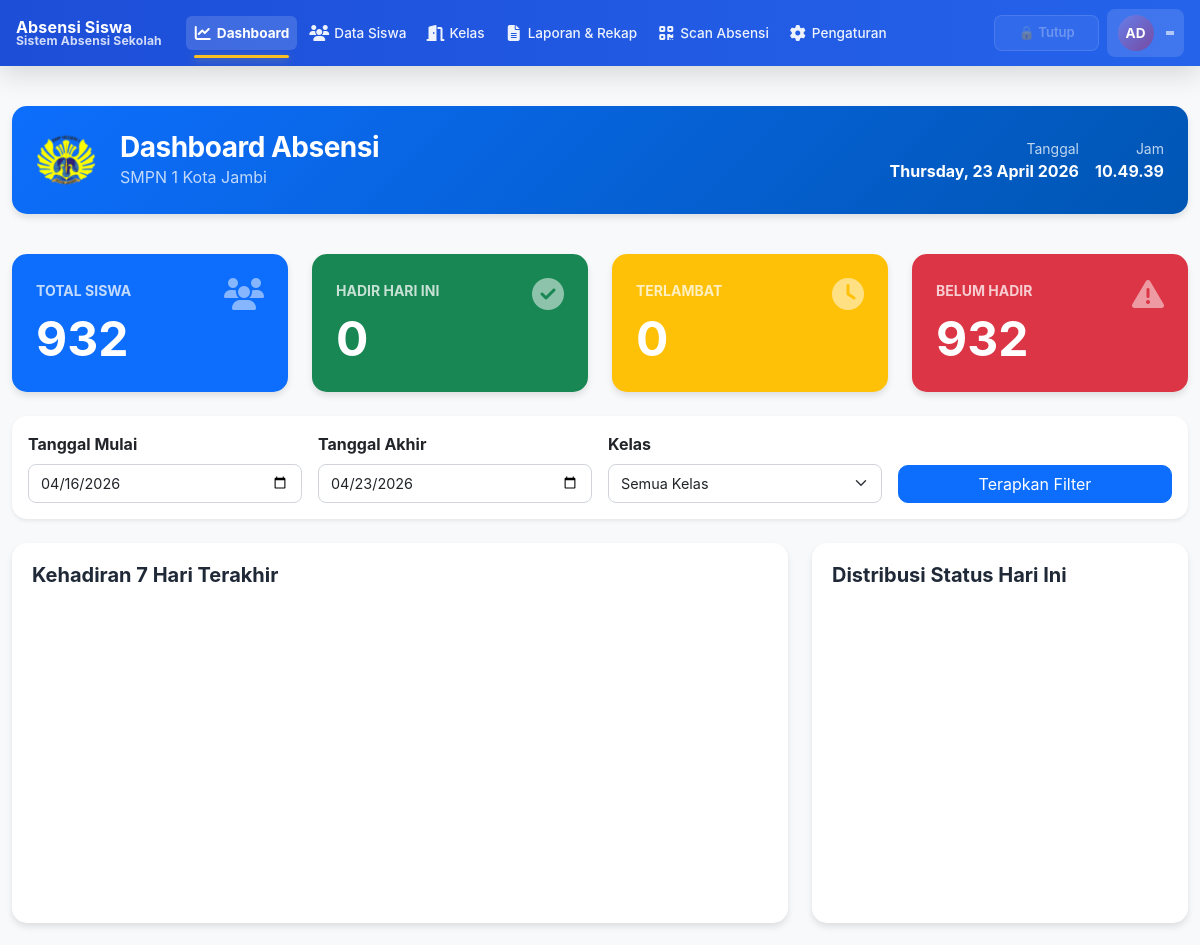
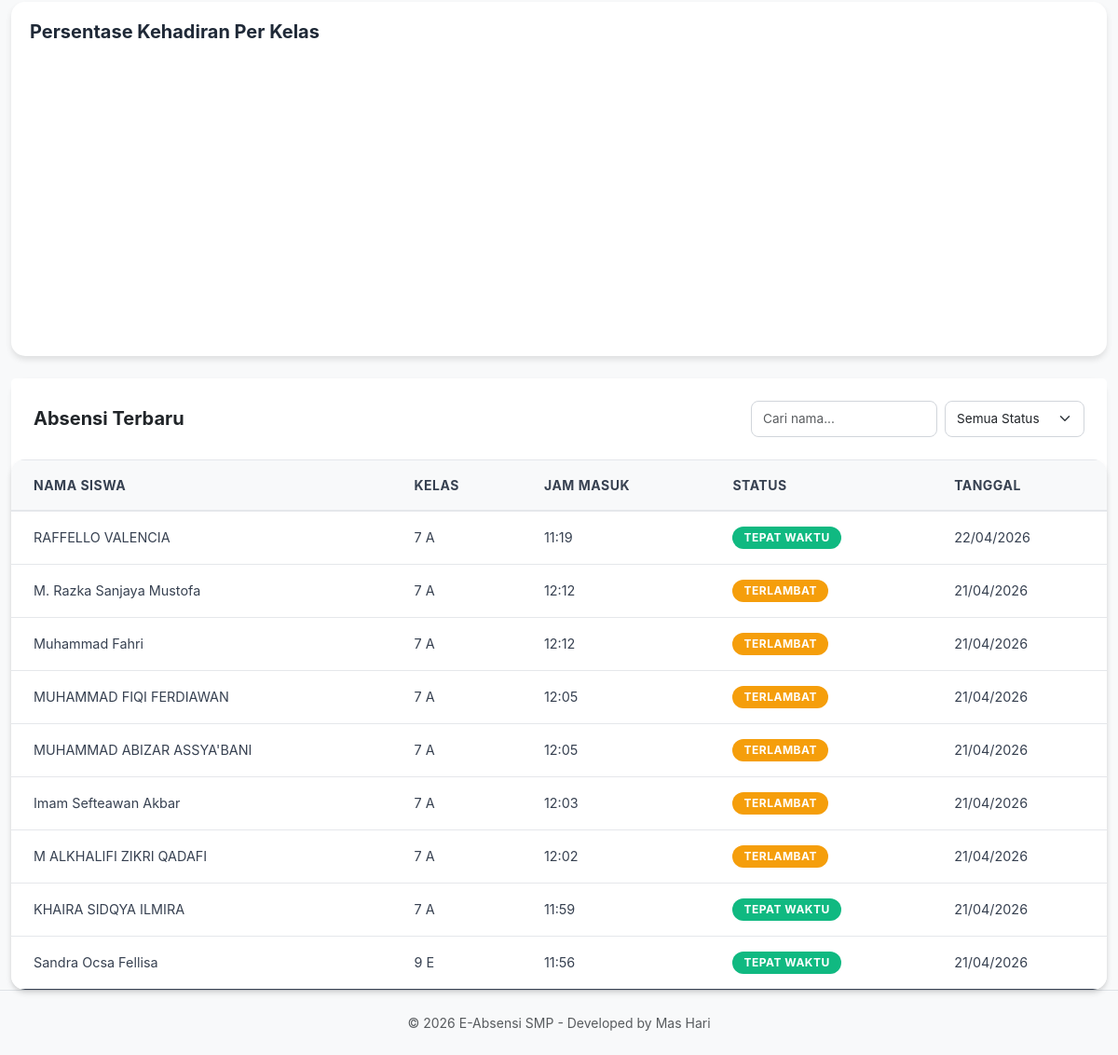
Page /pages/dashboard.php (signed in) on the committed database (2 pictures, top to bottom).
### tables this page shows
CREATE TABLE `absensi` (
  `id_absen` int NOT NULL AUTO_INCREMENT,
  `id_siswa` int NOT NULL,
  `id_tahun_ajaran` int DEFAULT NULL,
  `status` varchar(20) DEFAULT 'Hadir',
  `waktu` time DEFAULT NULL,
  `tanggal` date NOT NULL,
  `jam` time DEFAULT '00:00:00',
  `id_status` int DEFAULT '1',
  `scan_source` varchar(20) DEFAULT 'manual',
  `status_presensi` enum('tepat_waktu','terlambat','ditolak') NOT NULL DEFAULT 'tepat_waktu' COMMENT 'Status kehadiran siswa',
  `keterlambatan_menit` int DEFAULT '0' COMMENT 'Jumlah menit keterlambatan',
  `waktu_absen` timestamp NOT NULL DEFAULT CURRENT_TIMESTAMP COMMENT 'Waktu absensi tercatat',
  PRIMARY KEY (`id_absen`),
  KEY `idx_tanggal` (`tanggal`),
  KEY `idx_status` (`status`),
  KEY `idx_absensi_siswa_tanggal` (`id_siswa`,`tanggal`),
  KEY `idx_absensi_tanggal_status` (`tanggal`,`status`),
  KEY `fk_absensi_status` (`id_status`),
  KEY `idx_absensi_tahun` (`id_tahun_ajaran`),
  KEY `idx_absensi_siswa_tanggal_tahun` (`id_siswa`,`tanggal`,`id_tahun_ajaran`),
  CONSTRAINT `fk_absensi_status` FOREIGN KEY (`id_status`) REFERENCES `status_absen` (`id_status`) ON DELETE SET NULL ON UPDATE CASCADE,
  CONSTRAINT `fk_ke_siswa` FOREIGN KEY (`id_siswa`) REFERENCES `siswa` (`id_siswa`) ON DELETE CASCADE
);

CREATE TABLE `siswa` (
  `id_siswa` int NOT NULL AUTO_INCREMENT,
  `student_uuid` char(36) DEFAULT NULL,
  `nis` varchar(20) NOT NULL,
  `nisn` varchar(20) NOT NULL,
  `nama_lengkap` varchar(100) NOT NULL,
  `jk` enum('L','P') DEFAULT NULL,
  `jenis_kelamin` varchar(20) DEFAULT NULL,
  `id_kelas` int DEFAULT NULL,
  `status_siswa` enum('aktif','lulus','pindah','nonaktif','hapus') NOT NULL DEFAULT 'aktif',
  `foto` varchar(255) DEFAULT 'default.jpg',
  PRIMARY KEY (`id_siswa`),
  UNIQUE KEY `nisn` (`nisn`),
  UNIQUE KEY `uk_siswa_nis` (`nis`),
  UNIQUE KEY `uk_siswa_student_uuid` (`student_uuid`),
  KEY `idx_siswa_id_kelas` (`id_kelas`),
  CONSTRAINT `fk_siswa_kelas` FOREIGN KEY (`id_kelas`) REFERENCES `kelas` (`id_kelas`) ON DELETE SET NULL ON UPDATE CASCADE
);

CREATE TABLE `kelas` (
  `id_kelas` int NOT NULL AUTO_INCREMENT,
  `nama_kelas` varchar(50) NOT NULL,
  PRIMARY KEY (`id_kelas`),
  UNIQUE KEY `uk_kelas_nama` (`nama_kelas`)
);

### includes/dashboard_service.php (called while the page is built, shortened)
<?php
class DashboardService
{
    private mysqli $conn;
    public function __construct(mysqli $conn)
    {
        $this->conn = $conn;
    }
    public function getSettings(): array
    {
        $settings = [
            'logo_sekolah' => 'default_logo.png',
            'nama_sekolah' => 'SMPN 1 Indonesia'
        ];
        $stmt = $this->conn->prepare(
            "SELECT nama_pengaturan, isi_pengaturan
             FROM pengaturan
             WHERE nama_pengaturan IN ('logo_sekolah', 'nama_sekolah')"
        );
        $stmt->execute();
        $result = $stmt->get_result();
        while ($row = $result->fetch_assoc()) {
            $settings[$row['nama_pengaturan']] = $row['isi_pengaturan'];
        }
        return $settings;
    }
    public function getSummaryStats(): array
    {
        $totalSiswa = (int)($this->conn->query('SELECT COUNT(*) AS total FROM siswa')->fetch_assoc()['total'] ?? 0);
        $hadir = 0;
        $terlambat = 0;
        $stmt = $this->conn->prepare(
            "SELECT
                SUM(CASE
                    WHEN status_presensi = 'tepat_waktu' OR (status_presensi IS NULL AND status = 'Hadir')
                    THEN 1 ELSE 0 END) AS hadir,
                SUM(CASE
                    WHEN status_presensi = 'terlambat' OR status = 'Terlambat'
                    THEN 1 ELSE 0 END) AS telat
             FROM absensi
             WHERE tanggal = CURDATE()"
        );
        if ($stmt) {
            $stmt->execute();
            $result = $stmt->get_result();
            $row = $result->fetch_assoc();
            $hadir = (int)($row['hadir'] ?? 0);
            $terlambat = (int)($row['telat'] ?? 0);
        }
        return [
            'total_siswa' => $totalSiswa,
            'hadir_hari_ini' => $hadir,
            'terlambat_hari_ini' => $terlambat,
            'belum_hadir' => max(0, $totalSiswa - ($hadir + $terlambat))
        ];
    }
    public function getRecentAttendance(int $limit = 20): array
    {
        $limit = max(1, min(100, $limit));
        $sql = "SELECT
                    a.waktu_absen,
                    a.jam,
                    a.status_presensi,
                    a.status,
                    a.tanggal,
                    s.nama_lengkap,
                    k.nama_kelas,
                    st.nama_status
                FROM absensi a
                JOIN siswa s ON a.id_siswa = s.id_siswa
                JOIN kelas k ON s.id_kelas = k.id_kelas
                LEFT JOIN status_absen st ON a.id_status = st.id_status
                ORDER BY a.tanggal DESC, COALESCE(a.waktu_absen, a.jam) DESC
                LIMIT ?";
        $stmt = $this->conn->prepare($sql);
        $stmt->bind_param('i', $limit);
        $stmt->execute();
        $result = $stmt->get_result();
        $rows = [];
        while ($row = $result->fetch_assoc()) {
            $statusClass = 'secondary';
            $statusLabel = $row['nama_status'] ?? $row['status'] ?? '-';
            if ($row['status_presensi'] === 'terlambat') {
                $statusClass = 'warning';
                $statusLabel = 'Terlambat';
            } elseif ($row['status_presensi'] === 'tepat_waktu') {
                $statusClass = 'success';
                $statusLabel = 'Tepat Waktu';
            } elseif (($row['status'] ?? '') === 'Hadir' || ($row['nama_status'] ?? '') === 'HADIR') {
                $statusClass = 'success';
            }
            $rows[] = [
                'nama_lengkap' => $row['nama_lengkap'],
                'nama_kelas' => $row['nama_kelas'],
                'jam' => date('H:i', strtotime($row['waktu_absen'] ?? $row['jam'] ?? '00:00:00')),
                'status_class' => $statusClass,
                'status_label' => $statusLabel,
                'tanggal' => $row['tanggal']
            ];
        }
        return $rows;
    }
}

### pages/dashboard.php (the view, shortened to what this page needs)
<?php
require_once __DIR__ . '/../includes/config.php';
require_once __DIR__ . '/../includes/dashboard_service.php';
$dashboardService = new DashboardService($conn);
$set = $dashboardService->getSettings();
$stats = $dashboardService->getSummaryStats();
$recentAttendance = $dashboardService->getRecentAttendance(20);
$total_siswa = $stats['total_siswa'];
$hadir_hari_ini = $stats['hadir_hari_ini'];
$terlambat_hari_ini = $stats['terlambat_hari_ini'];
$belum_hadir = $stats['belum_hadir'];
?>
<!DOCTYPE html>
<html lang="id">
<head>
    <link href="../assets/vendor/bootstrap-5.3.8-dist/css/bootstrap.min.css" rel="stylesheet">
    <link href='../assets/css/site.css' rel='stylesheet'>
    <link href="https://cdnjs.cloudflare.com/ajax/libs/font-awesome/6.4.0/css/all.min.css" rel="stylesheet">
    <link href="../assets/css/dashboard.css" rel="stylesheet">
</head>
<body data-auto-refresh-minutes="0">
<?php include __DIR__ . '/../includes/navbar.php'; ?>
<div class="container-fluid py-3">
    <div class="header-card p-4 mb-4">
        <div class="row align-items-center">
            <div class="col-auto">
                <img src="../assets/img/logo_sekolah/<?= htmlspecialchars($set['logo_sekolah']) ?>" width="60" class="img-fluid rounded" alt="Logo Sekolah">
            </div>
            <div class="col">
                <h3 class="fw-bold mb-0">Dashboard Absensi</h3>
                <p class="mb-0 opacity-75"><?= htmlspecialchars($set['nama_sekolah']) ?></p>
            </div>
            <div class="col-auto text-end">
                <div class="d-flex align-items-center gap-3">
                    <div>
                        <small class="d-block opacity-75">Tanggal</small>
                        <span class="fw-bold" id="current-date"><?= date('l, d F Y') ?></span>
                    </div>
                    <div>
                        <small class="d-block opacity-75">Jam</small>
                        <span class="fw-bold" id="current-time">00:00:00</span>
                    </div>
                </div>
            </div>
        </div>
    </div>
</div>
<div class="container-fluid">
    <div class="row g-4 mb-4">
        <div class="col-lg-3 col-md-6">
            <div class="stat-card bg-primary text-white p-4 h-100">
                <div class="d-flex justify-content-between align-items-start">
                    <div>
                        <small class="text-uppercase opacity-75 fw-bold">Total Siswa</small>
                        <h2 class="display-5 fw-bold mt-2 mb-0" id="stat-total"><?= $total_siswa ?></h2>
                    </div>
                    <i class="fas fa-users fa-2x opacity-50"></i>
                </div>
            </div>
        </div>
        <div class="col-lg-3 col-md-6">
            <div class="stat-card bg-success text-white p-4 h-100">
                <div class="d-flex justify-content-between align-items-start">
                    <div>
                        <small class="text-uppercase opacity-75 fw-bold">Hadir Hari Ini</small>
                        <h2 class="display-5 fw-bold mt-2 mb-0" id="stat-hadir"><?= $hadir_hari_ini ?></h2>
                    </div>
                    <i class="fas fa-check-circle fa-2x opacity-50"></i>
                </div>
            </div>
        </div>
        <div class="col-lg-3 col-md-6">
            <div class="stat-card bg-warning text-white p-4 h-100">
                <div class="d-flex justify-content-between align-items-start">
                    <div>
                        <small class="text-uppercase opacity-75 fw-bold">Terlambat</small>
                        <h2 class="display-5 fw-bold mt-2 mb-0" id="stat-terlambat"><?= $terlambat_hari_ini ?></h2>
                    </div>
                    <i class="fas fa-clock fa-2x opacity-50"></i>
                </div>
            </div>
        </div>
        <div class="col-lg-3 col-md-6">
            <div class="stat-card bg-danger text-white p-4 h-100">
                <div class="d-flex justify-content-between align-items-start">
                    <div>
                        <small class="text-uppercase opacity-75 fw-bold">Belum Hadir</small>
                        <h2 class="display-5 fw-bold mt-2 mb-0" id="stat-belum-hadir"><?= $belum_hadir ?></h2>
                    </div>
                    <i class="fas fa-exclamation-triangle fa-2x opacity-50"></i>
                </div>
            </div>
        </div>
    </div>
    <div class="row mb-4">
        <div class="col-12">
            <div class="card border-0 shadow-sm p-3">
                <div class="row g-3 align-items-end">
                    <div class="col-md-3">
                        <label class="form-label fw-bold">Tanggal Mulai</label>
                        <input type="date" class="form-control" id="start-date" value="<?= date('Y-m-d', strtotime('-7 days')) ?>">
                    </div>
                    <div class="col-md-3">
                        <label class="form-label fw-bold">Tanggal Akhir</label>
                        <input type="date" class="form-control" id="end-date" value="<?= date('Y-m-d') ?>">
                    </div>
                    <div class="col-md-3">
                        <label class="form-label fw-bold">Kelas</label>
                        <select class="form-select" id="filter-kelas">
                            <option value="">Semua Kelas</option>
                        </select>
                    </div>
                    <div class="col-md-3">
                        <button class="btn btn-primary w-100" id="apply-filters">Terapkan Filter</button>
                    </div>
                </div>
            </div>
        </div>
    </div>
    <div class="row g-4 mb-4">
        <div class="col-lg-8">
            <div class="chart-container">
                <h5 class="fw-bold mb-3">Kehadiran 7 Hari Terakhir</h5>
                <div id="chart-kehadiran" class="chart-canvas"></div>
            </div>
        </div>
        <div class="col-lg-4">
            <div class="chart-container">
                <h5 class="fw-bold mb-3">Distribusi Status Hari Ini</h5>
                <div id="chart-pie" class="chart-canvas"></div>
            </div>
        </div>
    </div>
    <div class="row g-4 mb-4">
        <div class="col-12">
            <div class="chart-container">
                <h5 class="fw-bold mb-3">Persentase Kehadiran Per Kelas</h5>
                <div id="chart-kelas" class="chart-canvas"></div>
            </div>
        </div>
    </div>
    <div class="row">
        <div class="col-12">
            <div class="card border-0 shadow-sm">
                <div class="card-header bg-white border-0 py-3">
                    <div class="d-flex justify-content-between align-items-center">
                        <h5 class="fw-bold mb-0">Absensi Terbaru</h5>
                        <div class="d-flex gap-2">
                            <input type="text" class="form-control form-control-sm filter-search" placeholder="Cari nama..." id="search-input">
                            <select class="form-select form-select-sm filter-status" id="status-filter">
                                <option value="">Semua Status</option>
                            </select>
                        </div>
                    </div>
                </div>
                <div class="card-body p-0">
                    <div class="table-responsive">
                        <table class="table table-hover mb-0" id="absensi-table">
                            <thead class="table-light">
                                <tr>
                                    <th class="border-0 ps-4">Nama Siswa</th>
                                    <th class="border-0">Kelas</th>
                                    <th class="border-0">Jam Masuk</th>
                                    <th class="border-0">Status</th>
                                    <th class="border-0">Tanggal</th>
                                </tr>
                            </thead>
                            <tbody>
                                <?php
                                if (empty($recentAttendance)) {
                                    echo "<tr><td colspan='5' class='text-center py-4 text-muted'>Belum ada data absensi terbaru.</td></tr>";
                                } else {
                                    foreach ($recentAttendance as $item) {
                                        echo "<tr>
                                            <td class='ps-4'>" . htmlspecialchars($item['nama_lengkap']) . "</td>
                                            <td>" . htmlspecialchars($item['nama_kelas']) . "</td>
                                            <td>" . htmlspecialchars($item['jam']) . "</td>
                                            <td><span class='badge bg-" . htmlspecialchars($item['status_class']) . "'>" . htmlspecialchars($item['status_label']) . "</span></td>
                                            <td>" . date('d/m/Y', strtotime($item['tanggal'])) . "</td>
                                        </tr>";
                                    }
                                }
                                ?>
                            </tbody>
                        </table>
                    </div>
                </div>
            </div>
        </div>
    </div>
</div>
<?php include '../includes/footer.php'; ?>
</body>
</html>

### rows in the picture
absensi: id_siswa.nama_lengkap "RAFFELLO VALENCIA", kelas.nama_kelas "7 A", jam "11:19", status_label "TEPAT WAKTU", tanggal "22/04/2026"
absensi: id_siswa.nama_lengkap "M. Razka Sanjaya Mustofa", kelas.nama_kelas "7 A", jam "12:12", status_label "TERLAMBAT", tanggal "21/04/2026"
absensi: id_siswa.nama_lengkap "Muhammad Fahri", kelas.nama_kelas "7 A", jam "12:12", status_label "TERLAMBAT", tanggal "21/04/2026"
absensi: id_siswa.nama_lengkap "MUHAMMAD FIQI FERDIAWAN", kelas.nama_kelas "7 A", jam "12:05", status_label "TERLAMBAT", tanggal "21/04/2026"
absensi: id_siswa.nama_lengkap "MUHAMMAD ABIZAR ASSYA'BANI", kelas.nama_kelas "7 A", jam "12:05", status_label "TERLAMBAT", tanggal "21/04/2026"
absensi: id_siswa.nama_lengkap "Imam Sefteawan Akbar", kelas.nama_kelas "7 A", jam "12:03", status_label "TERLAMBAT", tanggal "21/04/2026"
absensi: id_siswa.nama_lengkap "M ALKHALIFI ZIKRI QADAFI", kelas.nama_kelas "7 A", jam "12:02", status_label "TERLAMBAT", tanggal "21/04/2026"
absensi: id_siswa.nama_lengkap "KHAIRA SIDQYA ILMIRA", kelas.nama_kelas "7 A", jam "11:59", status_label "TEPAT WAKTU", tanggal "21/04/2026"
absensi: id_siswa.nama_lengkap "Sandra Ocsa Fellisa", kelas.nama_kelas "9 E", jam "11:56", status_label "TEPAT WAKTU", tanggal "21/04/2026"

### other values in the picture
$label "Dashboard"
$label "Data Siswa"
$label "Kelas"
$label "Laporan & Rekap"
$label "Scan Absensi"
$label "Pengaturan"
$scanStatus['text'] "🔒 Tutup"
$initials "AD"
$set['nama_sekolah'] "SMPN 1 Kota Jambi"
$total_siswa "932"
$hadir_hari_ini "0"
$terlambat_hari_ini "0"
$belum_hadir "932"
